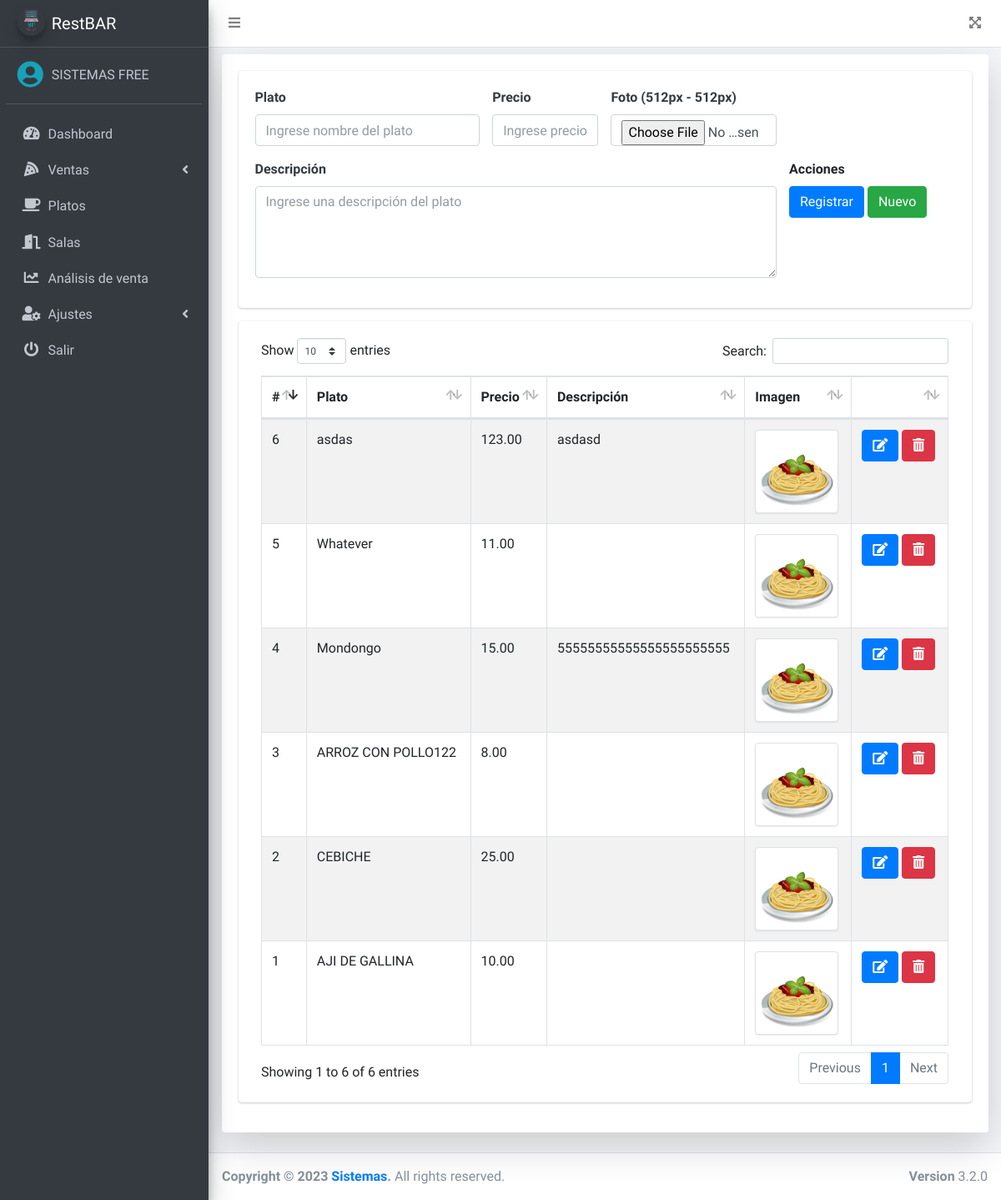
The page /src/platos.php (signed in) on the database as committed earlier.
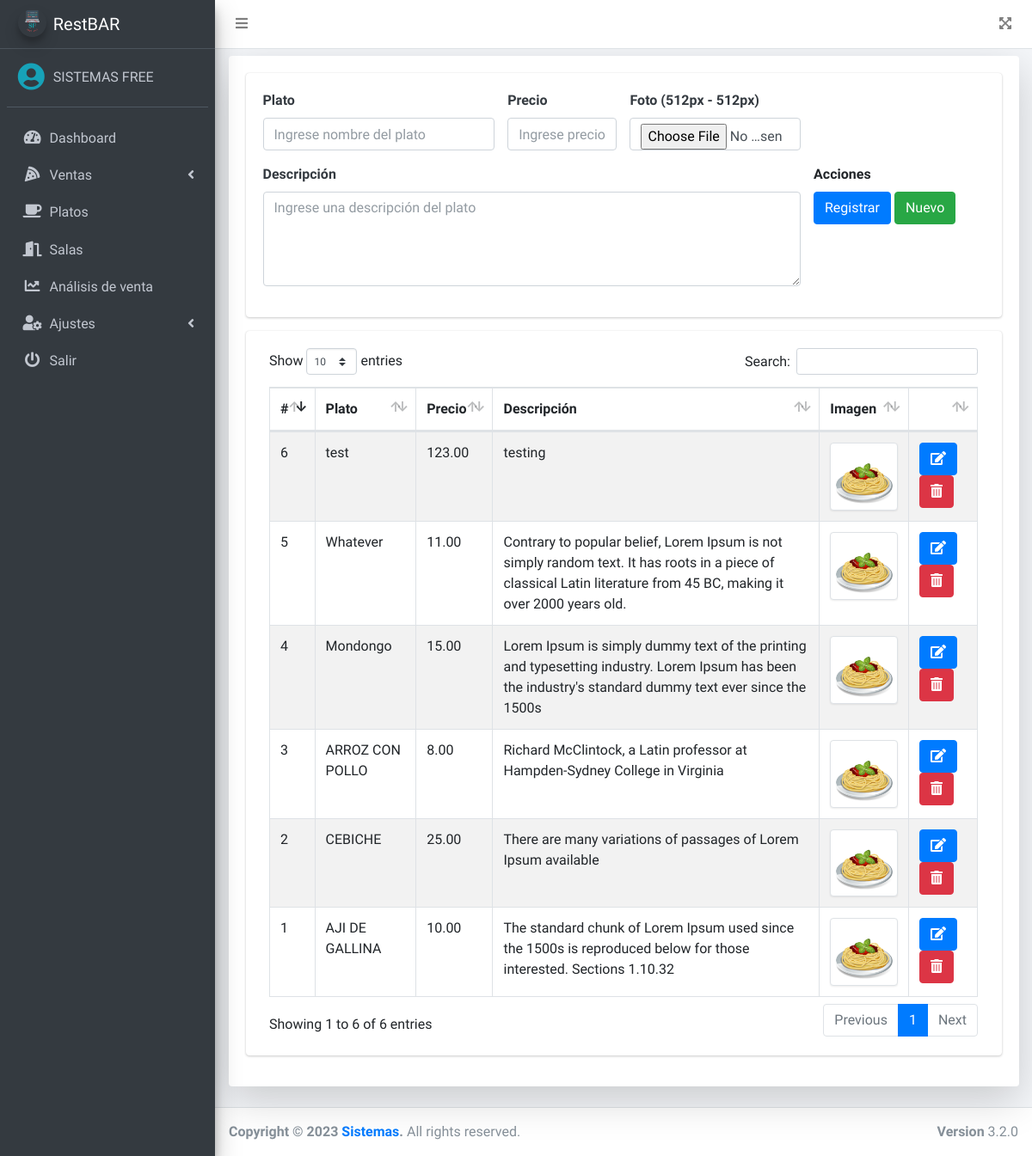
The same page on the database as committed later.
### tables this page shows
CREATE TABLE `platos` (
  `id` int(11) NOT NULL,
  `nombre` varchar(200) NOT NULL,
  `precio` decimal(10,2) NOT NULL,
  `imagen` varchar(100) DEFAULT NULL,
  `fecha` timestamp NULL DEFAULT NULL,
  `estado` int(11) NOT NULL DEFAULT 1,
  `descripcion` varchar(300) NOT NULL
);

### src/platos.php (the view, shortened to what the changed rows need)
<?php
if ($_SESSION['rol'] == 1 || $_SESSION['rol'] == 2) {
    include_once "includes/header.php";
?>
    <div class="card shadow-lg">
        <div class="card-body">
            <div class="card">
                <div class="card-body">
                    <div class="col-md-12">
                        <div class="table-responsive">
                            <table class="table table-striped table-bordered" id="tbl">
                                <thead>
                                    <tr>
                                        <th>#</th>
                                        <th>Plato</th>
                                        <th>Precio</th>
                                        <th>Descripción</th>
                                        <th>Imagen</th>
                                        <th></th>
                                    </tr>
                                </thead>
                                <tbody>
                                    <?php
                                    include "../conexion.php";
                                    $query = mysqli_query($conexion, "SELECT * FROM platos WHERE estado = 1");
                                    $result = mysqli_num_rows($query);
                                    if ($result > 0) {
                                        while ($data = mysqli_fetch_assoc($query)) { ?>
                                            <tr>
                                                <td><?php echo $data['id']; ?></td>
                                                <td><?php echo $data['nombre']; ?></td>
                                                <td><?php echo $data['precio']; ?></td>
                                                <td><?php echo $data['descripcion']; ?></td>
                                                <td><img class="img-thumbnail" src="<?php echo ($data['imagen'] == null) ? '../assets/img/default.png' : $data['imagen']; ?>" alt="" width="100"></td>
                                                <td>
                                                    <a href="#" onclick="editarPlato(<?php echo $data['id']; ?>)" class="btn btn-primary"><i class='fas fa-edit'></i></a>
                                                    <form action="eliminar.php?id=<?php echo $data['id']; ?>&accion=platos" method="post" class="confirmar d-inline">
                                                        <button class="btn btn-danger" type="submit"><i class='fas fa-trash-alt'></i> </button>
                                                    </form>
                                                </td>
                                            </tr>
                                    <?php }
                                    } ?>
                                </tbody>
                            </table>
                        </div>
                    </div>
                </div>
            </div>
        </div>
    </div>
<?php include_once "includes/footer.php";
} else {
    header('Location: permisos.php');
}
?>

Rows that differ between the two databases and show on the page:
changed platos "AJI DE GALLINA": descripcion (not shown) → "The standard chunk of Lorem Ipsum used since the 1500s is reproduced below for those interested. Sections 1.10.32"
changed platos "CEBICHE": descripcion (not shown) → "There are many variations of passages of Lorem Ipsum available"
changed platos id 3: nombre "ARROZ CON POLLO122" → "ARROZ CON POLLO"; descripcion (not shown) → "Richard McClintock, a Latin professor at Hampden-Sydney College in Virginia"
changed platos "Mondongo": descripcion "55555555555555555555555" → "Lorem Ipsum is simply dummy text of the printing and typesetting industry. Lorem Ipsum has been the industry's standard dummy text ever since the 1500s"
changed platos "Whatever": descripcion (not shown) → "Contrary to popular belief, Lorem Ipsum is not simply random text. It has roots in a piece of classical Latin literature from 45 BC, making it over 2000 years old."
changed platos id 6: nombre "asdas" → "test"; descripcion "asdasd" → "testing"
